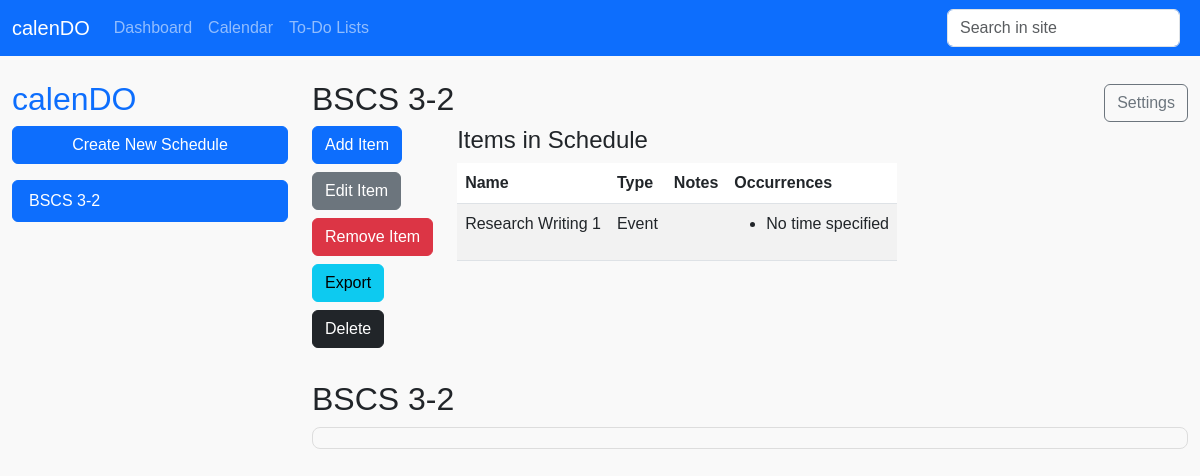
Before: /calendar/ (signed in) with the older database file.
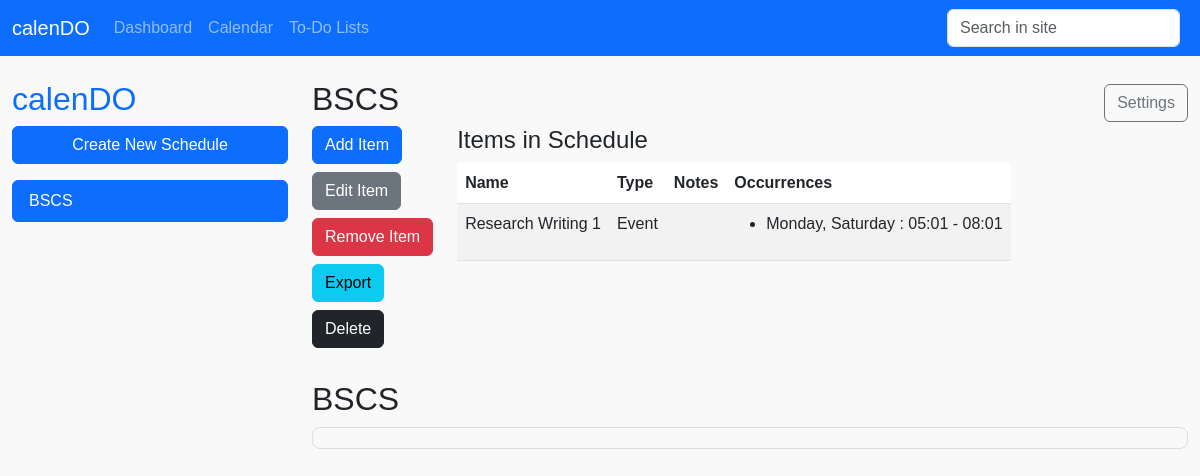
After: the same page with the newer database file.
### calendo/models.py (models this page shows, shortened)
class Schedule(models.Model):
    schedule_name = models.CharField(max_length=255)
    user = models.ForeignKey(User, on_delete=models.CASCADE, related_name="schedules")
    created_at = models.DateTimeField(auto_now_add=True)
    updated_at = models.DateTimeField(auto_now=True)
    slug = models.SlugField(unique=True, blank=True)

class Item(models.Model):
    EVENT_TYPE_CHOICES = [
        ('event', 'Event'),
        ('class', 'Class'),
    ]
    schedule = models.ForeignKey(Schedule, on_delete=models.CASCADE, related_name="items")
    item_name = models.CharField(max_length=255)
    type = models.CharField(max_length=10, choices=EVENT_TYPE_CHOICES)
    notes = models.TextField(blank=True, null=True)
    created_at = models.DateTimeField(auto_now_add=True)
    updated_at = models.DateTimeField(auto_now=True)

class DayOfWeek(models.Model):
    name = models.CharField(max_length=9, unique=True)  # Monday, Tuesday, etc.

class ItemOccurrence(models.Model):
    item = models.ForeignKey(Item, on_delete=models.CASCADE, related_name="occurrences")
    days_of_week = models.ManyToManyField(DayOfWeek)
    start_time = models.TimeField()
    end_time = models.TimeField()

### calendo/views.py (the view)
# urls.py: path('calendar/', views.calendar_index, name='calendar_index'),
def calendar_index(request, schedule_name=None):
    schedules = Schedule.objects.filter(user=request.user)
    days_of_week = ['Monday', 'Tuesday', 'Wednesday', 'Thursday', 'Friday', 'Saturday', 'Sunday']
    first_schedule = schedules.first()
    schedule = first_schedule if schedule_name is None else get_object_or_404(Schedule, slug=schedule_name, user=request.user)
    items = schedule.items.prefetch_related('occurrences__days_of_week') if schedule else []
    current_week_dates = get_current_week_dates()
    event_list = []
    for item in items:
        for occurrence in item.occurrences.all():
            occurrence.days = [day.name for day in occurrence.days_of_week.all()]
            for day_name in occurrence.days:
                if day_name in current_week_dates:
                    event_date = current_week_dates[day_name]
                    event_list.append({
                        'title': item.item_name,
                        'start': f"{event_date}T{occurrence.start_time}",
                        'end': f"{event_date}T{occurrence.end_time}",
                    })
    return render(request, "calendar/calendar-index.html", {
        "schedules": schedules,
        "schedule": schedule,
        "first_schedule": first_schedule,
        "items": items,
        "days_of_week": days_of_week,
        "events": event_list,  # Pass the calculated events to the template
    })

### calendo/views.py (called while the page is built)
def get_current_week_dates():
    today = datetime.today()
    start_of_week = today - timedelta(days=today.weekday())  # Monday of the current week
    return {
        day_name: (start_of_week + timedelta(days=i)).date()
        for i, day_name in enumerate(['Monday', 'Tuesday', 'Wednesday', 'Thursday', 'Friday', 'Saturday', 'Sunday'])
    }

### templates/calendar/calendar-index.html (shortened to what the changed rows need)
{% extends "partials/base.html" %}
{% block content %}
<div class="row mt-4">
    {% if schedules.exists %}
        <aside class="col-3">
            <h2 class="text-primary">calenDO</h2>
            <button class="btn btn-primary w-100 mb-3" data-bs-toggle="modal" data-bs-target="#createScheduleModal">Create New Schedule</button>
            <ul class="list-group" id="scheduleList">
                {% for schedule in schedules %}
                    <li class="list-group-item {% if schedule.id == schedule.id %}active{% endif %}">
                        <a href="{% url 'schedule_detail' schedule.slug %}" class="text-decoration-none text-white">{{ schedule.schedule_name }}</a>
                    </li>
                {% empty %}
                    <li class="list-group-item">No schedules available</li>
                {% endfor %}
            </ul>
        </aside>
        <section class="col-9" id="calendarIndex">
            <div class="d-flex justify-content-between align-items-center">
                <h2>{{ schedule.schedule_name|default:"No Schedule Available" }}</h2>
                <button class="btn btn-outline-secondary">Settings</button>
            </div>
            <div class="d-flex flex-row align-items-start">
                <div class="d-flex flex-column align-items-start me-4">
                    <button class="btn btn-primary mb-2" data-bs-toggle="modal" data-bs-target="#addItemModal">Add Item</button>
                    <button class="btn btn-secondary mb-2" data-bs-toggle="modal" data-bs-target="#editItemModal">Edit Item</button>
                    <button class="btn btn-danger mb-2" data-bs-toggle="modal" data-bs-target="#selectItemToRemoveModal">Remove Item</button>
                    <button
                        class="btn btn-info mb-2"
                        data-bs-toggle="modal"
                        data-bs-target="#exportScheduleModal">
                        Export
                    </button>
                    <button
                        class="btn btn-dark mb-2 delete-schedule-button"
                        data-bs-toggle="modal"
                        data-bs-target="#deleteScheduleModal"
                        data-schedule-slug="{{ schedule.slug }}"
                        data-schedule-name="{{ schedule.schedule_name }}">
                        Delete
                    </button>
                </div>
                <div>
                    <h4>Items in Schedule</h4>
                        <table class="table table-striped">
                            <thead>
                                <tr>
                                    <th>Name</th>
                                    <th>Type</th>
                                    <th>Notes</th>
                                    <th>Occurrences</th>
                                </tr>
                            </thead>
                            <tbody>
                                {% for item in items %}
                                    <tr>
                                        <td>{{ item.item_name }}</td>
                                        <td>{{ item.get_type_display }}</td>
                                        <td>{{ item.notes }}</td>
                                        <td>
                                            <ul>
                                                {% for occurrence in item.occurrences.all %}
                                                    <li>
                                                        {% for day in occurrence.days_of_week.all %}
                                                            {{ day.name }}{% if not forloop.last %}, {% endif %}
                                                        {% endfor %}:
                                                        {{ occurrence.start_time|time:"H:i" }} - {{ occurrence.end_time|time:"H:i" }}
                                                    </li>
                                                {% empty %}
                                                    <li>No time specified</li>
                                                {% endfor %}
                                            </ul>
                                        </td>
                                    </tr>
                                {% endfor %}
                            </tbody>
                        </table>
                </div>
            </div>
            <br>
            <h2>{{ schedule.schedule_name|default:"No Schedule Available" }}</h2>
            <div id="interactiveCalendar">
            </div>
        </section>
    {% else %}
        <div class="col-md-12 text-center">
            <p>No schedule available. Click the button below to add a new schedule.</p>
            <button class="btn btn-outline-primary" data-bs-toggle="modal" data-bs-target="#createScheduleModal">Add Schedule</button>
        </div>
    {% endif %}
</div>
<link href='https://cdn.jsdelivr.net/npm/fullcalendar@5.10.1/main.min.css' rel='stylesheet' />
<link href='https://cdn.jsdelivr.net/npm/fullcalendar@5.10.1/main.min.css' rel='stylesheet' />
{% endblock %}

Changed rows visible on the page:
removed Schedule: schedule_name "BSCS 3-2"
added Schedule: schedule_name "BSCS"
added ItemOccurrence: start_time "05:01", end_time "08:01"
now on this page (row unchanged): DayOfWeek: name "Monday"
now on this page (row edited): DayOfWeek: name "Saturday"
